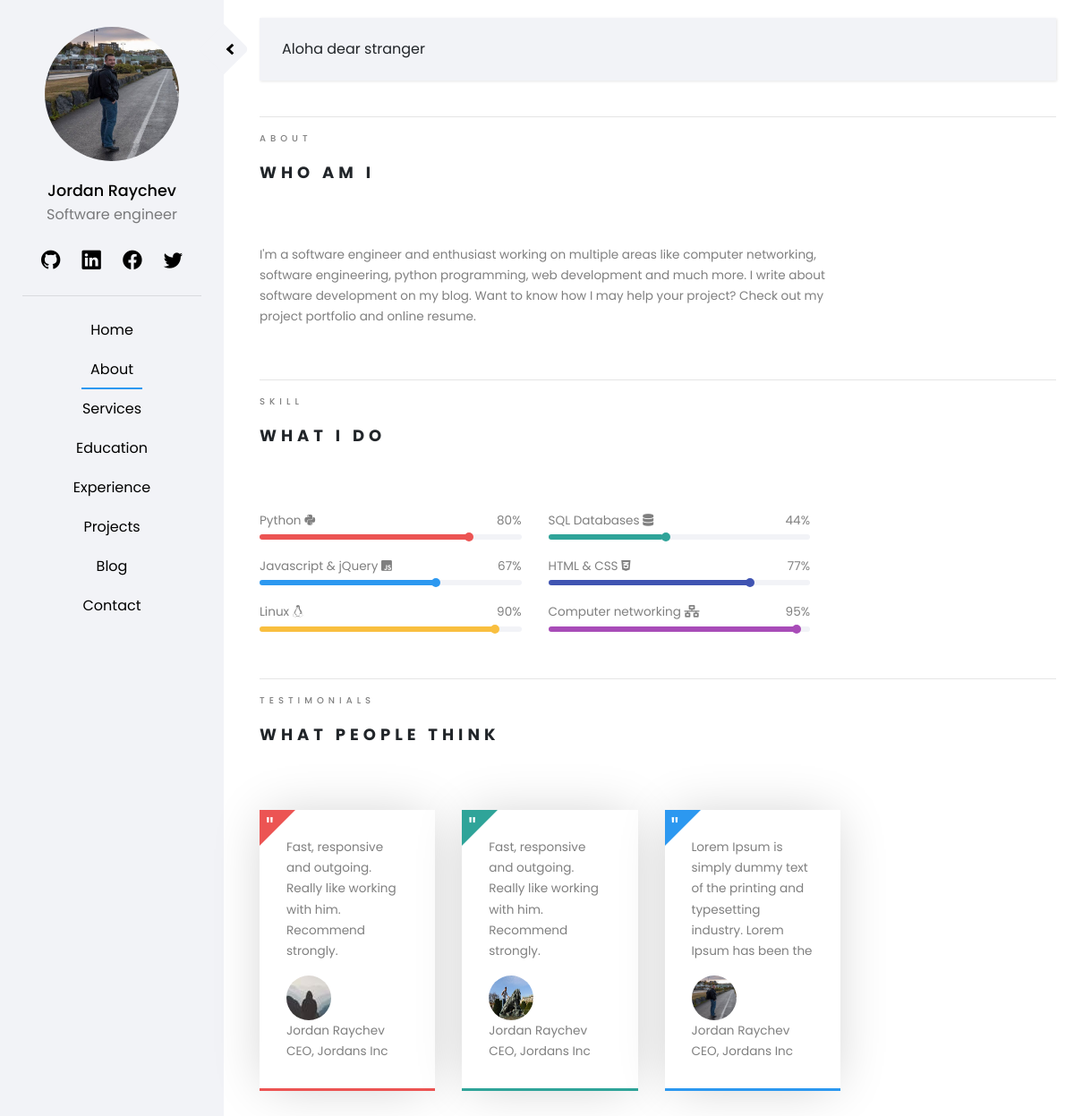
The page /pages/about/ on the database as committed earlier.
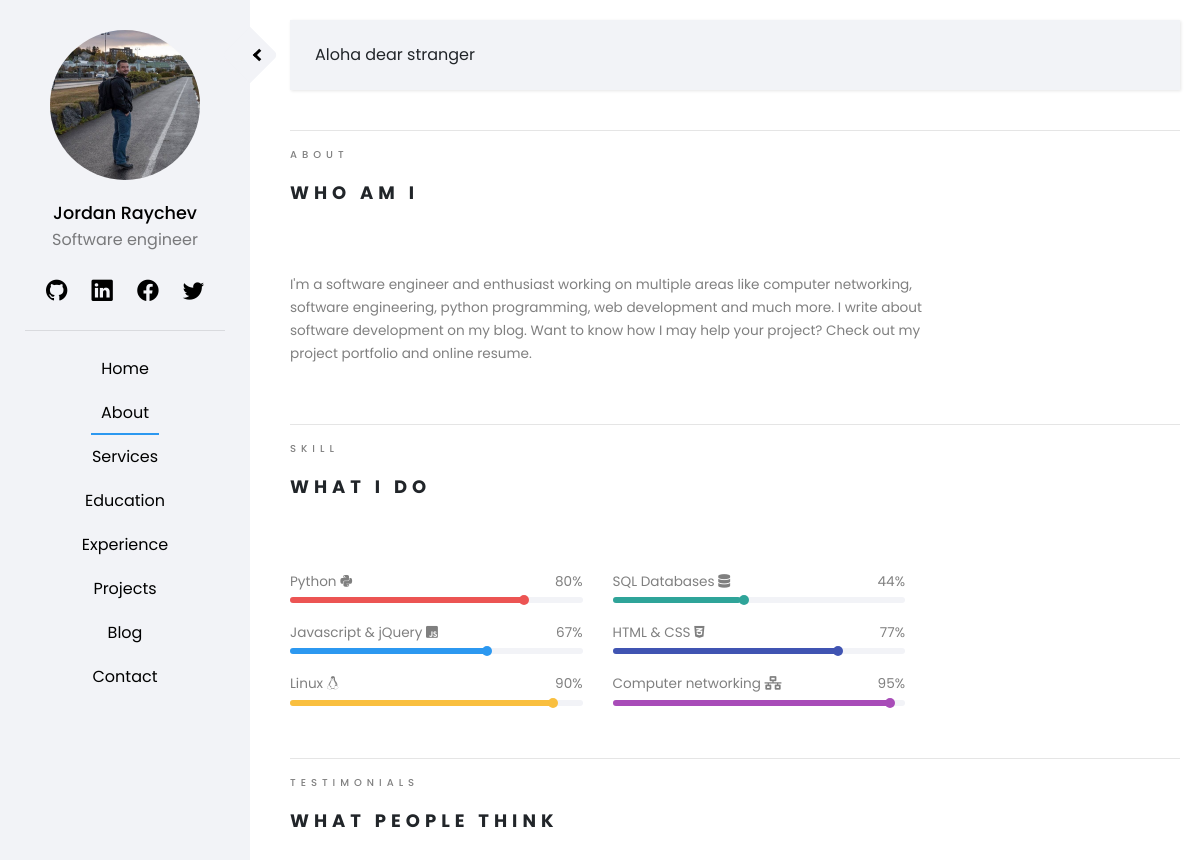
The same page on the database as committed later.
### staticpages/models.py (models this page shows, shortened)
class Skills(models.Model):
    skill_name = models.CharField(max_length=50)
    skill_percent = models.CharField(max_length=50)
    skill_class = models.CharField(
        max_length=20,
        choices=ICONS,
        default='Python',
    )
    skill_color = models.CharField(
        max_length=20,
        choices=COLORS,
        default='Red',
    )

class Testimonials(models.Model):
    quote_text = models.TextField(max_length=100)
    quote_author = models.CharField(max_length=20)
    quote_author_company = models.CharField(max_length=20)
    quote_author_image = models.ImageField(default='quote_images/default.jpg', upload_to='quote_images')
    quote_color = models.CharField(
        max_length=20,
        choices=COLORS,
        default='Red',
    )

### staticpages/views.py (the view)
# urls.py: path('about/', AboutView.as_view(), name='about'),
class AboutView(TemplateView):
    template_name = 'staticpages/about.html'
    def get_context_data(self, **kwargs):
        context =  super(AboutView,self).get_context_data(**kwargs)
        skills = Skills.objects.all()
        quotes = Testimonials.objects.all()
        context['skills'] = skills
        context['quotes'] = quotes
        return context

### templates/staticpages/about.html (shortened to what this page needs)
{% extends 'home/base.html' %}
{% load crispy_forms_tags %}
{% load static %}
{% block content %}
<div class = "row">
    <div class = "col-sm-12">
        <span class="heading-meta">About</span>
        <h2 class="heading">Who Am I</h2>
    </div>
</div>
<div class = "container-fluid">
    <div class="row">
        <div class = "container-text">
            <p>
                I'm a software engineer and enthusiast working on multiple areas like computer networking, software engineering,
                python programming, web development and much more.
                I write about software development on my blog.
                Want to know how I may help your project? Check out my project portfolio and online resume.
            </p>
        </div>
    </div>
</div>
<hr>
<div class = "row">
    <div class = "col-sm-12">
        <span class="heading-meta">Skill</span>
        <h2 class="heading">What I Do</h2>
    </div>
</div>
<div class = "container-fluid">
<div class="row progress-row">
    {% for skill in skills %}
    <div class = "col-xl-6 floatLeft">
        <div class = "progress-box">
            <div class="flex-box">
                <span class = "skill-name"> {{skill.skill_name}} <i class=" {{ skill.skill_class }} "></i> </span>
                <span class = "skill-percent"> {{ skill.skill_percent }}%</span>
            </div>
            <div class = "progress-full">
                <div class = "progress-active" style = "background-color: {{ skill.skill_color }};">
                </div>
            </div>
        </div>
    </div>
    {% endfor %}
</div>
</div>
<hr>
<div class = "row">
    <div class = "col-sm-12">
        <span class="heading-meta">Testimonials</span>
        <h2 class="heading">What people think</h2>
    </div>
</div>
<div class = "container-fluid">
    <div class="row quote-row">
        <div class = col-xl-9>
            <div class = "row">
                {% for quote in quotes %}
                    <div class = "col-xl-4">
                        <div class = "quote-box" style = "border-bottom: 3px solid; border-color: {{ quote.quote_color }};">
                            <span> " </span>
                            <div class = "quote-desc">
                                <p>{{ quote.quote_text }}</p>
                            </div>
                            <div class = "row quote">
                                <div class = "quote-from">
                                    <img src = "{{ quote.quote_author_image.url }}">
                                </div>
                                <div class = "quote-meta">
                                    <p> {{ quote.quote_author }}<br>
                                        {{ quote.quote_author_company }}
                                    </p>
                                </div>
                            </div>
                        </div>
                    </div>
                {% endfor %}
            </div>
        </div>
    </div>
</div>
{% endblock %}

### templates/home/base.html (shortened to what this page needs)
{% load static %}
<!DOCTYPE html>
<html>
    <head>
        <link rel="stylesheet" href="https://stackpath.bootstrapcdn.com/font-awesome/4.7.0/css/font-awesome.min.css">
        <link rel="stylesheet" href="https://stackpath.bootstrapcdn.com/bootstrap/4.4.1/css/bootstrap.min.css">
        <link rel="stylesheet" href="https://cdn.jsdelivr.net/npm/bootstrap-icons@1.4.0/font/bootstrap-icons.css">
        <link rel="stylesheet" href="{% static 'css/style.css' %}">
        <link rel="stylesheet" href="https://cdnjs.cloudflare.com/ajax/libs/font-awesome/5.15.2/css/all.min.css" />
    </head>
    <body>
        <div class="wrapper">
            <nav id="sidebar" class = "active">
                <div class="sidebar-header">
                    <img class="rounded-circle profile-img" src="{% static 'profile-image/default-jraychev.png' %}"/>
                    <a class="name" href = "{% url 'home' %}"> Jordan Raychev </a>
                    <p class="profession"> Software engineer </p>
                    <div class = "row">
                        <ul class = "list-unstyled social-sidebar">
                            <li><a href="https://github.com/jpraychev"> <i class="bi bi-github fa-lg"></i> </a></li>
                            <li><a href="https://www.linkedin.com/in/jordan-raychev-5a69a691/"><i class="bi bi-linkedin fa-lg"></i></a></li>
                            <li><a href="https://www.facebook.com/JordanRaychev/"><i class="bi bi-facebook fa-lg"></i></a></li>
                            <li><a href="https://twitter.com/jpraychev"><i class="bi bi-twitter fa-lg"></i></a></li>
                        </ul>
                    </div>
                </div>
                <hr class = "sidebar-hr">
                <ul class = "list-unstyled">
                    <li><a class = "{% if request.path == '/' %} active {% endif %}" href="{% url 'home' %}" data-nav-section="home">Home</a></li>
                    <li><a class = "{% if request.path == '/pages/about/' %} active {% endif %}" href="{% url 'about' %}" data-nav-section="about">About</a></li>
                    <li><a class = "{% if request.path == '/pages/services/' %} active {% endif %}" href="{% url 'services' %}" data-nav-section="services">Services</a></li>
                    <li><a class = "{% if request.path == '/pages/education/' %} active {% endif %}" href="{% url 'education' %}" data-nav-section="education">Education</a></li>
                    <li><a class = "{% if request.path == '/pages/experience/' %} active {% endif %}" href="{% url 'experience' %}" data-nav-section="experience">Experience</a></li>
                    <li><a class = "{% if request.path == '/pages/projects/' %} active {% endif %}" href="{% url 'projects' %}" data-nav-section="experience">Projects</a></li>
                    <li><a class = "{% if request.path == '/pages/blog/' %} active {% endif %}" href="{% url 'blog' %}" data-nav-section="experience">Blog</a></li>
                    <li><a class = "{% if request.path == '/contact/' %} active {% endif %}" href="{% url 'contact' %}" data-nav-section="contact">Contact</a></li>
                </ul>
            </nav>
            <div id="sidebarCollapse">
                <i class="arrow left"></i>
            </div>
            <div id="content">
                <nav class="navbar navbar-expand-lg">
                    <div class="container-fluid">
                        {% if user.is_authenticated %}
                            <span id = "loggedin">You are logged in as {{ user.username }} </span>
                        {% else %}
                            <span id = "loggedin">Aloha dear stranger</span>
                        {% endif %}
                    </div>
                </nav>
                <hr>
                {% block content %}
                {% endblock %}
            </div>
        </div>
    </body>
</html>

### static/css/style.css (style rules this page uses)
:root { --main-color: rgb(242, 243, 247); --main-color-darker: rgb(230, 230, 230); --red-color: #ec5453; --green-color: #2fa499; --blue-color: #2c98f0; --darker-blue-color: #4054b2; --white-color: #ffffff; --yellow-color: #f9bf3f; --purple-color: #a84cb8; --border-color: rgba(0, 0, 0, 0.1); --black-color: rgba(0,0,0); --p-color: rgba(0, 0, 0, 0.5); --box-shadow: rgba(0, 0, 0, 0.2); --black-075: rgba(0, 0, 0, 0.75); }
body { font-family: 'Poppins', sans-serif; background: var(--white-color); }
p { font-family: 'Poppins', sans-serif; font-size: 1em; font-weight: 400; line-height: 1.7em; color: var(--p-color); }
a, a:hover, a:focus { color: inherit; text-decoration: none; transition: all 0.3s; }
.navbar { padding: 15px 10px; background-color: var(--main-color); border: none; border-radius: 0; margin-bottom: 40px; box-shadow: 1px 1px 3px var(--border-color); height: 70px; }
.wrapper { display: flex; width: 100%; align-items: stretch; }
#sidebar { min-width: 250px; max-width: 250px; background: #7386D5; color: var(--black-color); transition: all 0.75s; background-color: var(--main-color); margin-left: -250px; }
#sidebar.active { margin-left: 0px; }
.sidebar-header { padding: 30px 50px 0px 50px; background-color: var(--main-color); text-align: center; }
.sidebar-hr { margin-left: 25px; margin-right: 25px; }
.list-unstyled { padding-left: 0; list-style: none; text-align: center; }
.social-sidebar { margin: auto auto; }
ul.social-sidebar li { display: inline-block; }
#loggedin { padding-left: 0px; }
#sidebar ul li a, .main-navbar li a { position: relative; display: inline-block; padding: 10px; }
#sidebar ul li a:after, .main-navbar li a:after { content: ''; position: absolute; width: 100%; transform: scaleX(0); height: 2px; bottom: 0; left: 0; background-color: var(--blue-color); transform-origin: bottom center; transition: transform 0.25s ease-out; }
#sidebar ul li a.active:after, .main-navbar li a.active:after { transform: scaleX(1); transform-origin: bottom center; }
.profile-img { width: 150px; height: 150px; margin-bottom: 20px; }
.name { font-size: 1.1em; font-weight: 500; }
#sidebarCollapse { min-width: 40px; height: 40px; background-color: var(--main-color); position: relative; transform: rotate(-45deg); margin-left: -20px; margin-top: 35px; border-bottom-right-radius: 5px; border-top-left-radius: 5px; }
.arrow { border: solid var(--black-color); border-width: 0 3px 3px 0; display: inline-block; padding: 3px; position: absolute; bottom: 9px; right: 9px; }
.left { transform: rotate(180deg); -webkit-transform: rotate(180deg); }
#content { width: 100%; padding: 20px; min-height: 100vh; transition: all 0.3s; }
.heading-meta { margin-bottom: 15px; display: block; font-size: 10px; text-transform: uppercase; color: var(--p-color); font-weight: 500; letter-spacing: 5px; }
.heading { font-size: 18px; margin-bottom: 2em; font-weight: 700; text-transform: uppercase; letter-spacing: 5px; line-height: 1.8; position: relative; }
.container-text { font-size: 0.85em; margin-top: 2em; margin-bottom: 2em; position: relative; width: 75%; float: left; }
.progress-full { height: 6px; -webkit-box-shadow: none; box-shadow: none; background: var(--main-color); overflow: visible; border-radius: 5px; }
.progress-active { width: 0%; height: 100%; border-radius: 5px; position: relative; transition-property: width; transition-duration: 3s; }
.progress-active::before { content: ""; position: absolute; width: 10px; height: 10px; top: -2px; border-radius: 10px; left: 98%; background-color: inherit; }
.progress-row { margin-top: 2em; margin-bottom: 2em; margin-left: -30px; width: 75% }
.progress-box { margin-bottom: 20px; }
.progress-box .flex-box span { font-size: 0.85em; font-weight: 400; color: var(--p-color); }
.flex-box { margin-bottom:5px; display: flex; justify-content: space-between; }

Rows that differ between the two databases and show on the page:
removed Testimonials: quote_text "Fast, responsive and outgoing. Really like working with him. Recommend strongly.", quote_author_image (placeholder picture), quote_author "Jordan Raychev", quote_author_company "CEO, Jordans Inc"
removed Testimonials: quote_text "Fast, responsive and outgoing. Really like working with him. Recommend strongly.", quote_author_image (picture), quote_author "Jordan Raychev", quote_author_company "CEO, Jordans Inc"
removed Testimonials: quote_text "Lorem Ipsum is simply dummy text of the printing and typesetting industry. Lorem Ipsum has been the", quote_author_image (picture), quote_author "Jordan Raychev", quote_author_company "CEO, Jordans Inc"
